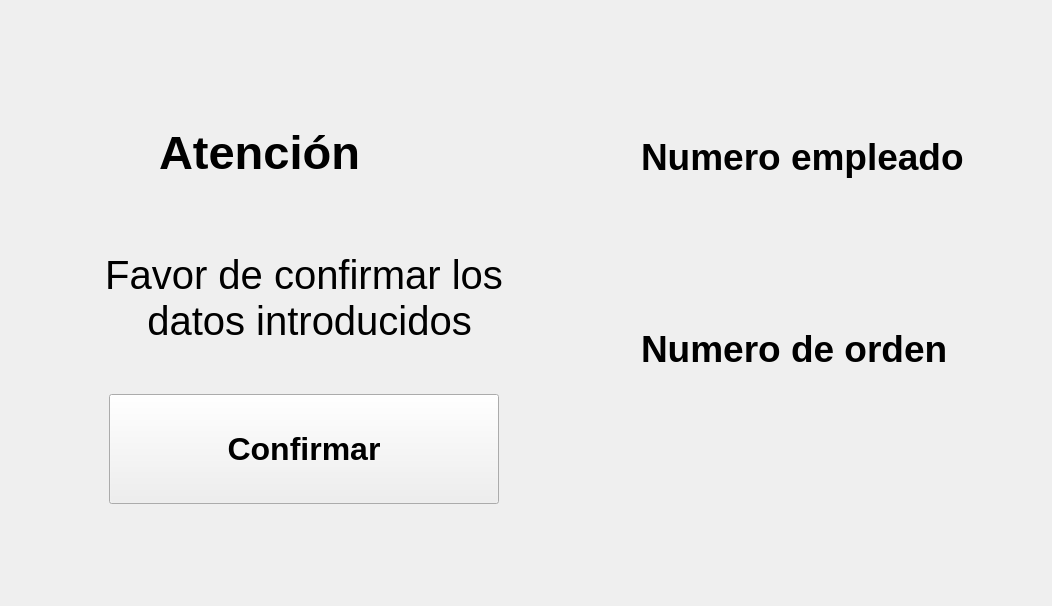
      <widget class="QWidget" name="page_11">
       <layout class="QGridLayout" name="gridLayout_12">
        <item row="0" column="1">
         <spacer name="verticalSpacer_16">
          <property name="orientation">
           <enum>Qt::Vertical</enum>
          </property>
          <property name="sizeType">
           <enum>QSizePolicy::Fixed</enum>
          </property>
          <property name="sizeHint" stdset="0">
           <size>
            <width>20</width>
            <height>78</height>
           </size>
          </property>
         </spacer>
        </item>
        <item row="0" column="3">
         <spacer name="verticalSpacer_14">
          <property name="orientation">
           <enum>Qt::Vertical</enum>
          </property>
          <property name="sizeHint" stdset="0">
           <size>
            <width>20</width>
            <height>91</height>
           </size>
          </property>
         </spacer>
        </item>
        <item row="1" column="0">
         <spacer name="horizontalSpacer_47">
          <property name="orientation">
           <enum>Qt::Horizontal</enum>
          </property>
          <property name="sizeType">
           <enum>QSizePolicy::Fixed</enum>
          </property>
          <property name="sizeHint" stdset="0">
           <size>
            <width>38</width>
            <height>20</height>
           </size>
          </property>
         </spacer>
        </item>
        <item row="1" column="1" colspan="3">
         <layout class="QHBoxLayout" name="horizontalLayout_70">
          <item>
           <layout class="QVBoxLayout" name="verticalLayout_17">
            <item>
             <layout class="QHBoxLayout" name="horizontalLayout_71">
              <property name="spacing">
               <number>30</number>
              </property>
              <item>
               <widget class="QLabel" name="lblTest1_21">
                <property name="minimumSize">
                 <size>
                  <width>80</width>
                  <height>80</height>
                 </size>
                </property>
                <property name="maximumSize">
                 <size>
                  <width>80</width>
                  <height>80</height>
                 </size>
                </property>
                <property name="text">
                 <string/>
                </property>
                <property name="pixmap">
                 <pixmap resource="../resources/resources.qrc">:/resources/idea.png</pixmap>
                </property>
                <property name="scaledContents">
                 <bool>true</bool>
                </property>
               </widget>
              </item>
              <item>
               <widget class="QLabel" name="lblCode_43">
                <property name="minimumSize">
                 <size>
                  <width>400</width>
                  <height>100</height>
                 </size>
                </property>
                <property name="maximumSize">
                 <size>
                  <width>100</width>
                  <height>16777215</height>
                 </size>
                </property>
                <property name="font">
                 <font>
                  <pointsize>35</pointsize>
                  <weight>75</weight>
                  <bold>true</bold>
                 </font>
                </property>
                <property name="text">
                 <string>Atención</string>
                </property>
               </widget>
              </item>
             </layout>
            </item>
            <item>
             <layout class="QHBoxLayout" name="horizontalLayout_72">
              <property name="spacing">
               <number>30</number>
              </property>
              <item>
               <widget class="QLabel" name="label_16">
                <property name="minimumSize">
                 <size>
                  <width>500</width>
                  <height>180</height>
                 </size>
                </property>
                <property name="maximumSize">
                 <size>
                  <width>500</width>
                  <height>180</height>
                 </size>
                </property>
                <property name="font">
                 <font>
                  <pointsize>30</pointsize>
                  <weight>50</weight>
                  <bold>false</bold>
                 </font>
                </property>
                <property name="styleSheet">
                 <string notr="true"/>
                </property>
                <property name="text">
                 <string>Favor de confirmar los
 datos introducidos</string>
                </property>
                <property name="alignment">
                 <set>Qt::AlignCenter</set>
                </property>
               </widget>
              </item>
             </layout>
            </item>
            <item>
             <layout class="QHBoxLayout" name="horizontalLayout_73">
              <item>
               <spacer name="horizontalSpacer_48">
                <property name="orientation">
                 <enum>Qt::Horizontal</enum>
                </property>
                <property name="sizeType">
                 <enum>QSizePolicy::Fixed</enum>
                </property>
                <property name="sizeHint" stdset="0">
                 <size>
                  <width>38</width>
                  <height>17</height>
                 </size>
                </property>
               </spacer>
              </item>
              <item>
               <widget class="QPushButton" name="btnVerificarDatos_2">
                <property name="minimumSize">
                 <size>
                  <width>390</width>
                  <height>110</height>
                 </size>
                </property>
                <property name="maximumSize">
                 <size>
                  <width>390</width>
                  <height>110</height>
                 </size>
                </property>
                <property name="font">
                 <font>
                  <pointsize>24</pointsize>
                  <weight>75</weight>
                  <bold>true</bold>
                 </font>
                </property>
                <property name="cursor">
                 <cursorShape>PointingHandCursor</cursorShape>
                </property>
                <property name="toolTip">
                 <string>Confirmar datos</string>
                </property>
                <property name="styleSheet">
                 <string notr="true">QPushButton {
	
	color: rgb(255, 255, 255);
	background-color: rgb(11, 186, 78);
     border: 4px solid rgb(11, 186, 78); /* Borde para el QStackedWidget */
    border-radius: 25px; /* Bordes redondeados solo para el QStackedWidget */
    padding: 5px; /* Opcional: agrega espacio interno */
}

QPushButton &gt; * {
    border: none; /* Asegura que los elementos dentro del QStackedWidget no hereden el borde */
    border-radius: 0px; /* Restablece el border-radius para los elementos internos */
    background-color: transparent; /* Opción para mantener el fondo de los elementos internos */
}</string>
                </property>
                <property name="text">
                 <string>Confirmar</string>
                </property>
               </widget>
              </item>
              <item>
               <spacer name="horizontalSpacer_71">
                <property name="orientation">
                 <enum>Qt::Horizontal</enum>
                </property>
                <property name="sizeType">
                 <enum>QSizePolicy::Fixed</enum>
                </property>
                <property name="sizeHint" stdset="0">
                 <size>
                  <width>38</width>
                  <height>17</height>
                 </size>
                </property>
               </spacer>
              </item>
             </layout>
            </item>
           </layout>
          </item>
          <item>
           <layout class="QVBoxLayout" name="verticalLayout_24">
            <item>
             <layout class="QHBoxLayout" name="horizontalLayout_74">
              <item>
               <widget class="QLabel" name="lblTest1_22">
                <property name="minimumSize">
                 <size>
                  <width>70</width>
                  <height>70</height>
                 </size>
                </property>
                <property name="maximumSize">
                 <size>
                  <width>70</width>
                  <height>70</height>
                 </size>
                </property>
                <property name="text">
                 <string/>
                </property>
                <property name="pixmap">
                 <pixmap resource="../resources/resources.qrc">:/resources/user.png</pixmap>
                </property>
                <property name="scaledContents">
                 <bool>true</bool>
                </property>
               </widget>
              </item>
              <item>
               <widget class="QLabel" name="label_27">
                <property name="minimumSize">
                 <size>
                  <width>400</width>
                  <height>50</height>
                 </size>
                </property>
                <property name="maximumSize">
                 <size>
                  <width>300</width>
                  <height>50</height>
                 </size>
                </property>
                <property name="font">
                 <font>
                  <pointsize>28</pointsize>
                  <weight>75</weight>
                  <bold>true</bold>
                 </font>
                </property>
                <property name="text">
                 <string>Numero empleado</string>
                </property>
               </widget>
              </item>
             </layout>
            </item>
            <item>
             <widget class="QLabel" name="lblNumeroEmpleado">
              <property name="minimumSize">
               <size>
                <width>400</width>
                <height>70</height>
               </size>
              </property>
              <property name="maximumSize">
               <size>
                <width>320</width>
                <height>70</height>
               </size>
              </property>
              <property name="font">
               <font>
                <pointsize>28</pointsize>
               </font>
              </property>
              <property name="text">
               <string/>
              </property>
             </widget>
            </item>
            <item>
             <layout class="QHBoxLayout" name="horizontalLayout_75">
              <item>
               <widget class="QLabel" name="lblTest1_23">
                <property name="minimumSize">
                 <size>
                  <width>70</width>
                  <height>70</height>
                 </size>
                </property>
                <property name="maximumSize">
                 <size>
                  <width>70</width>
                  <height>70</height>
                 </size>
                </property>
                <property name="text">
                 <string/>
                </property>
                <property name="pixmap">
                 <pixmap resource="../resources/resources.qrc">:/resources/edit (1).png</pixmap>
                </property>
                <property name="scaledContents">
                 <bool>true</bool>
                </property>
               </widget>
              </item>
              <item>
               <widget class="QLabel" name="label_29">
                <property name="minimumSize">
                 <size>
                  <width>400</width>
                  <height>50</height>
                 </size>
                </property>
                <property name="maximumSize">
                 <size>
                  <width>300</width>
                  <height>50</height>
                 </size>
                </property>
                <property name="font">
                 <font>
                  <pointsize>28</pointsize>
                  <weight>75</weight>
                  <bold>true</bold>
                 </font>
                </property>
                <property name="text">
                 <string>Numero de orden</string>
                </property>
               </widget>
              </item>
             </layout>
            </item>
            <item>
             <widget class="QLabel" name="lblNumeroOrden">
              <property name="minimumSize">
               <size>
                <width>400</width>
                <height>70</height>
               </size>
              </property>
              <property name="maximumSize">
               <size>
                <width>400</width>
                <height>70</height>
               </size>
              </property>
              <property name="font">
               <font>
                <pointsize>28</pointsize>
               </font>
              </property>
              <property name="text">
               <string/>
              </property>
             </widget>
            </item>
           </layout>
          </item>
         </layout>
        </item>
        <item row="2" column="2">
         <spacer name="verticalSpacer_15">
          <property name="orientation">
           <enum>Qt::Vertical</enum>
          </property>
          <property name="sizeHint" stdset="0">
           <size>
            <width>20</width>
            <height>91</height>
           </size>
          </property>
         </spacer>
        </item>
        <item row="2" column="3">
         <spacer name="verticalSpacer_17">
          <property name="orientation">
           <enum>Qt::Vertical</enum>
          </property>
          <property name="sizeType">
           <enum>QSizePolicy::Fixed</enum>
          </property>
          <property name="sizeHint" stdset="0">
           <size>
            <width>288</width>
            <height>40</height>
           </size>
          </property>
         </spacer>
        </item>
       </layout>
      </widget>
